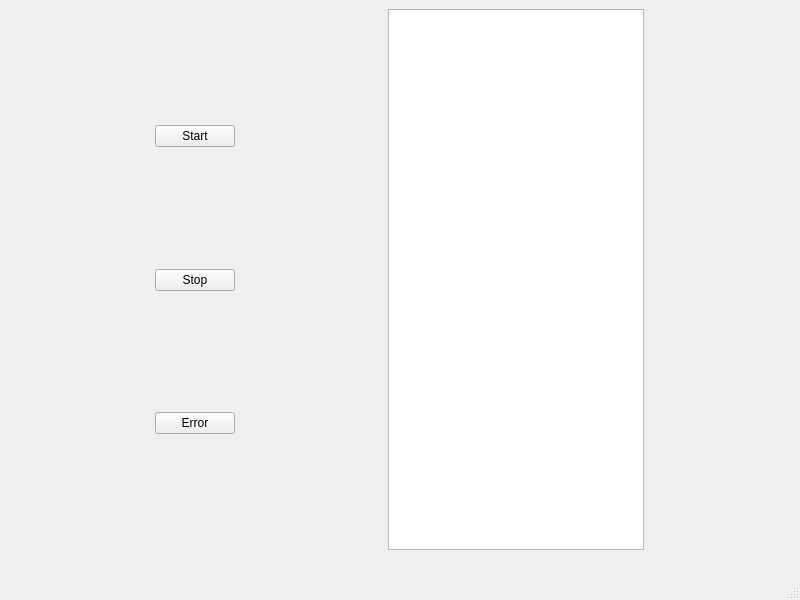
<?xml version="1.0" encoding="UTF-8"?>
<ui version="4.0">
 <class>MainWindow</class>
 <widget class="QMainWindow" name="MainWindow">
  <property name="geometry">
   <rect>
    <x>0</x>
    <y>0</y>
    <width>800</width>
    <height>600</height>
   </rect>
  </property>
  <property name="windowTitle">
   <string>MainWindow</string>
  </property>
  <widget class="QWidget" name="centralwidget">
   <widget class="QWidget" name="horizontalLayoutWidget">
    <property name="geometry">
     <rect>
      <x>9</x>
      <y>9</y>
      <width>781</width>
      <height>541</height>
     </rect>
    </property>
    <layout class="QHBoxLayout" name="horizontalLayout">
     <item>
      <spacer name="horizontalSpacer">
       <property name="orientation">
        <enum>Qt::Horizontal</enum>
       </property>
       <property name="sizeHint" stdset="0">
        <size>
         <width>40</width>
         <height>20</height>
        </size>
       </property>
      </spacer>
     </item>
     <item>
      <layout class="QVBoxLayout" name="verticalLayout">
       <item>
        <spacer name="verticalSpacer">
         <property name="orientation">
          <enum>Qt::Vertical</enum>
         </property>
         <property name="sizeHint" stdset="0">
          <size>
           <width>20</width>
           <height>40</height>
          </size>
         </property>
        </spacer>
       </item>
       <item>
        <widget class="QPushButton" name="startButton">
         <property name="text">
          <string>Start</string>
         </property>
        </widget>
       </item>
       <item>
        <spacer name="verticalSpacer_2">
         <property name="orientation">
          <enum>Qt::Vertical</enum>
         </property>
         <property name="sizeHint" stdset="0">
          <size>
           <width>20</width>
           <height>40</height>
          </size>
         </property>
        </spacer>
       </item>
       <item>
        <widget class="QPushButton" name="stopButton">
         <property name="text">
          <string>Stop</string>
         </property>
        </widget>
       </item>
       <item>
        <spacer name="verticalSpacer_3">
         <property name="orientation">
          <enum>Qt::Vertical</enum>
         </property>
         <property name="sizeHint" stdset="0">
          <size>
           <width>20</width>
           <height>40</height>
          </size>
         </property>
        </spacer>
       </item>
       <item>
        <widget class="QPushButton" name="errorButton">
         <property name="text">
          <string>Error</string>
         </property>
        </widget>
       </item>
       <item>
        <spacer name="verticalSpacer_4">
         <property name="orientation">
          <enum>Qt::Vertical</enum>
         </property>
         <property name="sizeHint" stdset="0">
          <size>
           <width>20</width>
           <height>40</height>
          </size>
         </property>
        </spacer>
       </item>
      </layout>
     </item>
     <item>
      <spacer name="horizontalSpacer_2">
       <property name="orientation">
        <enum>Qt::Horizontal</enum>
       </property>
       <property name="sizeHint" stdset="0">
        <size>
         <width>40</width>
         <height>20</height>
        </size>
       </property>
      </spacer>
     </item>
     <item>
      <widget class="QGraphicsView" name="graphicsView"/>
     </item>
     <item>
      <spacer name="horizontalSpacer_3">
       <property name="orientation">
        <enum>Qt::Horizontal</enum>
       </property>
       <property name="sizeHint" stdset="0">
        <size>
         <width>40</width>
         <height>20</height>
        </size>
       </property>
      </spacer>
     </item>
     <item>
      <layout class="QVBoxLayout" name="verticalLayout_2"/>
     </item>
    </layout>
   </widget>
  </widget>
  <widget class="QMenuBar" name="menubar">
   <property name="geometry">
    <rect>
     <x>0</x>
     <y>0</y>
     <width>800</width>
     <height>22</height>
    </rect>
   </property>
  </widget>
  <widget class="QStatusBar" name="statusbar"/>
 </widget>
 <resources/>
 <connections/>
</ui>
